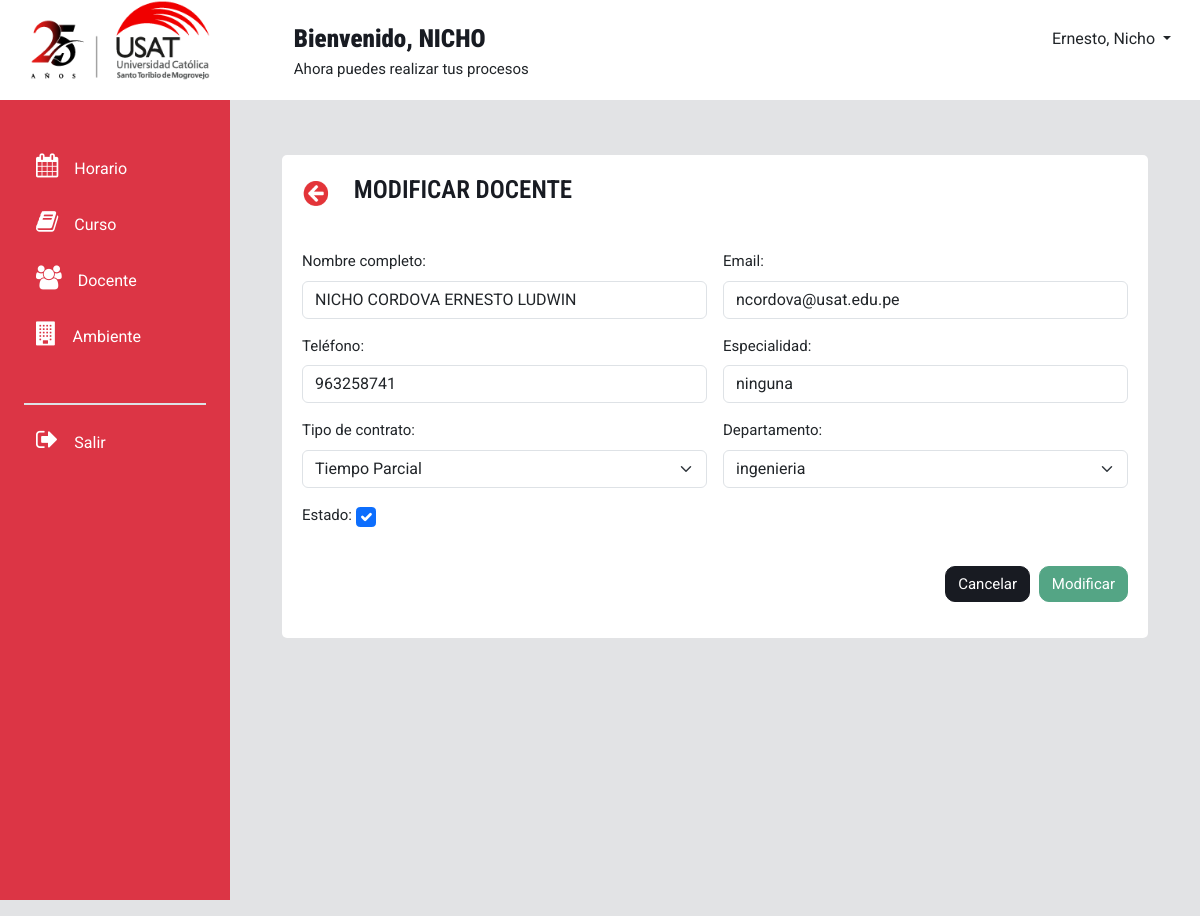
Page /modificarDocente/3/ on the committed database.
### modulo_docente/models.py (models this page shows, shortened)
class docente(models.Model):
    doc_nombres = models.CharField(max_length=200)
    doc_especialidad = models.CharField(max_length=100)
    doc_email = models.CharField(max_length=50)
    doc_estado = models.CharField(max_length=10)
    doc_telefono = models.CharField(max_length=9)
    FKtipocontrato = models.ForeignKey (tipo_contrato, on_delete=models.CASCADE)
    FKdepartamentoacademico = models.ForeignKey(departamento_academico, on_delete=models.CASCADE)
    class Meta:
        verbose_name_plural="Docente"

class tipo_contrato(models.Model):
    tp_nombre = models.CharField(max_length=50)
    tp_descripcion = models.CharField(max_length=100)
    tp_horas = models.SmallIntegerField()
    def __str__(self):
        return self.tp_nombre
    class Meta:
        verbose_name_plural="Tipo de contrato"

class departamento_academico(models.Model):
    dep_nombre = models.CharField(max_length=50)
    dep_director = models.CharField(max_length=100)
    def __str__(self):
        return self.dep_nombre
    class Meta:
        verbose_name_plural="Departamento académico"

### modulo_docente/views.py (the view, shortened to what this page needs)
# urls.py: path('modificarDocente/<int:docente_id>/', views.modificar_docente, name='modificar_docente'),
def modificar_docente(request, docente_id):
    df = docente.objects.get(id=docente_id)
    datosenviar=[]
    datosenviar.append((df.doc_nombres, df.doc_email, df.doc_telefono, df.doc_especialidad, df.FKtipocontrato, df.FKdepartamentoacademico, df.doc_estado))
    tcs=obtenertipocontrato()
    dps= obtenerdepartamento()
    return render(request, 'modificarDocente.html', {'docente': datosenviar, 'tcs': tcs, 'deps':dps})

### modulo_docente/views.py (called while the page is built)
def obtenertipocontrato():
    tcs=tipo_contrato.objects.all()
    tcsarray=[]
    for tc in tcs:
        nombre= tc.tp_nombre
        tcsarray.append((nombre))
    return tcsarray

def obtenerdepartamento():
    dps=departamento_academico.objects.all()
    dpsarray=[]
    for tc in dps:
        nombre= tc.dep_nombre
        dpsarray.append((nombre))
    return dpsarray

### modulo_docente/templates/modificarDocente.html (shortened to what this page needs)
<!DOCTYPE html>
<html lang="en">
<head>
    <link rel="stylesheet" href="https://cdnjs.cloudflare.com/ajax/libs/bootstrap/5.3.3/css/bootstrap.min.css"
 />
    <link rel="stylesheet" href="https://maxcdn.bootstrapcdn.com/font-awesome/4.7.0/css/font-awesome.min.css">
  </head>
  <body style="background-color: #E2E3E5;">
    <div class="container-fluid p-0 m-auto">
      <div class="caja" style="height: 100px; background-color: white;">
        <div class="row">
          <div class="col1" style="margin-left: 30px;">
            <a class="navbar-brand" href="/inicio">
              <img style="width: 180px; height: 80px;"
                src="/static/iconos/logo_usat25.png" alt="Logo usat">
            </a>
          </div>
          <div class="col2" style="padding: 20px; text-align: left; margin-left: 60px;">
            <h7> <strong> Bienvenido, NICHO </strong> <br> </h7>
            <p>Ahora puedes realizar tus procesos</p>
          </div>
          <div class="col3" style="padding: 20px; text-align: right;">
            <button class="btn dropdown-toggle" type="button" data-bs-toggle="dropdown" aria-expanded="false">
              Ernesto, Nicho
            </button>
          </div>
        </div>
      </div>
      <div class="container-fluid overflow-hidden">
        <div class="row vh-100 overflow-auto">
          <div id="sidebar" class="collapse collapse-horizontal show col-12 col-sm-3 col-xl-2 px-sm-2 px-0 bg-danger" style="width: 230px;">
            <div id="sidebar-nav" class="flex-sm-column flex-row flex-grow-1 align-items-center align-items-sm-start px-3 pt-2 text-white sticky-top">
              <ul class="nav nav-pills flex-sm-column flex-row flex-nowrap flex-shrink-1 flex-sm-grow-0 flex-grow-1 mb-sm-auto mb-0 justify-content-center align-items-center align-items-sm-start" id="menu">
                <div class="mt-3">
                  <br>
                  <a class="btn shadow-none border-0 text-white" data-bs-toggle="collapse" href="#menuHorario" role="button" aria-expanded="false" aria-controls="menuHorario">
                    <i class="fs-4 my-0 py-0 fa fa-calendar me-2"></i><span class="my-auto ms-2 d-none d-sm-inline text-white">Horario</span>
                  </a>
                </div>
                <div class="mt-3">
                  <a class="btn shadow-none border-0 text-white" data-bs-toggle="collapse" href="#menuCurso" role="button" aria-expanded="false" aria-controls="menuCurso">
                    <i class="fs-4 my-0 py-0 fa fa-book me-2"></i><span class="my-auto ms-2 d-none d-sm-inline text-white">Curso</span>
                  </a>
                </div>
                <div class="mt-3">
                  <a class="btn shadow-none border-0 text-white" data-bs-toggle="collapse" href="#menuDocente" role="button" aria-expanded="false" aria-controls="menuDocente">
                    <i class="fs-4 my-0 py-0 fa fa-users me-2"></i><span class="my-auto ms-2 d-none d-sm-inline text-white">Docente</span>
                  </a>
                </div>
                <div class="mt-3">
                  <a class="btn shadow-none border-0 text-white" data-bs-toggle="collapse" href="#menuAmbiente" role="button" aria-expanded="false" aria-controls="menuAmbiente">
                    <i class="fs-4 my-0 py-0 fa fa-building me-2"></i><span class="my-auto ms-2 d-none d-sm-inline text-white">Ambiente</span>
                  </a>
                </div>
                <hr class="solid w-100 d-flex h-100 border border-1 bg-white dropdown-divider mt-5" color="white">
                <div class="mt-3 mb-3">
                  <a class="btn shadow-none border-0 pb-3 text-white" href="#" role="button">
                    <i class="fs-4 my-0 py-0 fa fa-sign-out me-2"></i><span class="my-auto ms-2 d-none d-sm-inline text-white">Salir</span>
                  </a>
                </div>
              </ul>
            </div>
          </div>
          <div class="col d-flex flex-column h-sm-100">
            <main class="row overflow-auto">
              <div class="container-fluid col">
                <div class="px-lg-2 mx-lg-2 py-0 my-0">
                  <div class="container-fluid m-0 p-0">
                    <div class="row align-items-center mx-0 px-0" style="overflow-x: hidden; margin-top: 35px;">
                      <div class="container justify-content-center">
                        <div class="container">
                          <div id="contenedorSub" style=" padding: 20px; background-color: white; margin-top: 20px; height: auto; border-radius: 5px; ">
                            <div class="box-tittle">
                                <button type="button" class="regresarBtn">
                                  <a href="{% url 'gestionarDocente' %}"><img id="closeicon" src="/static/iconos/regresar.PNG" width="32px" height="27px"></a>
                                </button>
                                <h3 id="titulo" style="margin-left: 20px; display: inline;">MODIFICAR DOCENTE</h3>
                            </div>
                          <br>
                          <br>
                          <form class="row g-3" method="post" autocomplete="off">
                            <div class="col-md-6">
                                <label for="nombre" class="form-label">Nombre completo:</label>
                                <input type="text" class="form-control" id="nombre" name="nombre"
                                    value="{{ docente.0.0 }}" required>
                            </div>
                            <div class="col-md-6">
                                <label for="correo_electronico" class="form-label">Email:</label>
                                <input type="email" class="form-control" id="correo_electronico"
                                    name="correo_electronico" value="{{ docente.0.1 }}">
                            </div>
                            <div class="col-md-6">
                                <label for="telefono" class="form-label">Teléfono:</label>
                                <input type="tel" class="form-control" id="telefono" name="telefono"
                                    value="{{ docente.0.2 }}" required pattern="[0-9]{9}">
                            </div>
                            <div class="col-md-6">
                                <label for="especialidad" class="form-label">Especialidad:</label>
                                <input type="text" class="form-control" id="especialidad" name="especialidad"
                                    value="{{ docente.0.3 }}" required>
                            </div>
                            <div class="col-md-6">
                                <label for="contrato" class="form-label">Tipo de contrato: </label>
                                <select class="form-select" id="contrato" name="contrato" required>
                                    {% for tc in tcs %}
                                    <option value="{{ tc }}" {% if  tc  == docente.0.4 %}selected{% endif %}>{{ tc }}
                                    </option>
                                    {% endfor %}
                                </select>
                            </div>
                            <div class="col-md-6">
                                <label for="departamento" class="form-label">Departamento: </label>
                                <select class="form-select" id="departamento" name="departamento" required>
                                    {% for dp in deps %}
                                    <option value="{{ dp }}" {% if  dp  == docente.0.5 %}selected{% endif %}>{{ dp }}
                                    </option>
                                    {% endfor %}
                                </select>
                            </div>
                            <div class="col-md-6">
                                <label class="form-check-label" for="estado">Estado: </label>
                                <input type="checkbox" class="form-check-input" id="estado" name="estado"
                                    {% if docente.0.6 == 'D' %} checked {% endif %} style="height: 20px; width: 20px;">
                            </div>
                              <div class="col-12" style="text-align: right;">
                                <br>
                                <button class="btnCancel" style="margin-right: 5px;" onclick="window.location.href='{% url 'gestionarDocente' %}'">Cancelar</button>
                                <button type="submit" class="btnVer">Modificar</button>
                              </div>
                          </form>
                        </div>
                        </div>
                      </div>
                    </div>
              </div>
            </main>
          </div>
        </div>
      </div>
    </div>
</html>

### modulo_docente/templates/modificarDocente.html (style rules this page uses)
body { font-family: "Roboto", sans-serif; background-color: #e8ebf1; font-size: 15px; overflow-y: hidden; overflow-x: hidden; }
h1, h2, h3, h4, h5, h6, h7 { font-family: "Roboto Condensed", sans-serif; color: #181B22; font-size: 25px; font-weight: 600; }
.caja { padding: 0px; width: 100%; margin: 0px; }
.row { margin-bottom: 1rem; }
.col1, .col3 { width: 16%; }
.col2 { width: 60%; }
.btnVer { background-color: #54A585; border: 1px solid transparent; border-color: #54A585; border-radius: 10px; color: #fff; padding: 0.375rem 0.75rem; font-size: 15px; text-align: center; }
a { text-decoration: none; }
.regresarBtn { background-color: white; border: None; margin: -8px; display: inline; }
.btnCancel { background-color: #181B22; border: 1px solid transparent; border-color: #181B22; border-radius: 10px; color: #fff; padding: 0.375rem 0.75rem; font-size: 15px; text-align: center; }

### rows in the picture
docente: nombre "NICHO CORDOVA ERNESTO LUDWIN", correo_electronico "ncordova@usat.edu.pe", telefono "963258741", especialidad "ninguna"
tipo_contrato: contrato "Tiempo Parcial"
departamento_academico: departamento "ingenieria"
